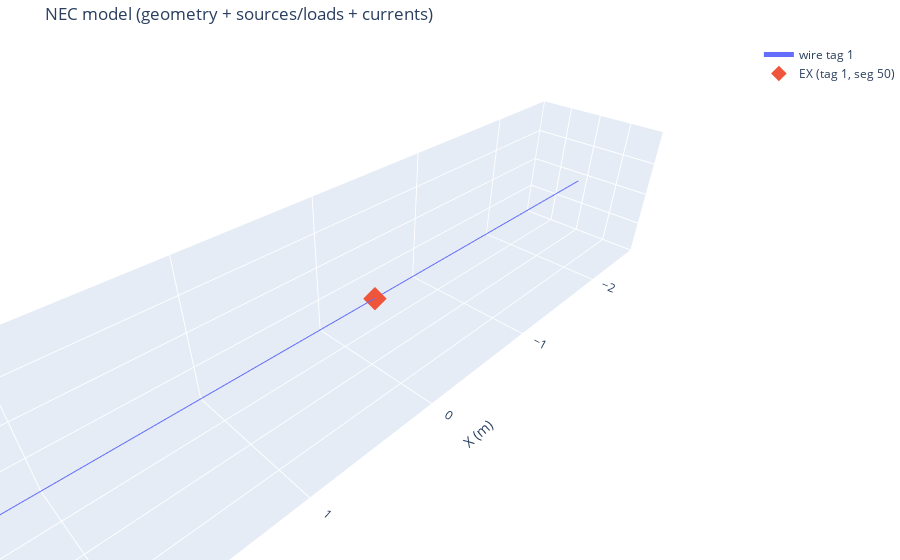

Notebook code for this chart:
### Code cell
plot_nec_model_3d(wires=WIRES, excitations=EXCITATIONS, loads=LOADS, nec=nec)

### Figure 1 — Plotly figure (JSON) as saved in the notebook; plotly's stock layout.template omitted (floating-point values rounded to 4 significant figures)
{"data": [{"hovertemplate": "wire tag: 1<br>segments: 100<br>radius: 0.002 m<br>rdel: 1.0, rrad: 1.0<br>p0: (-2.5,0,10)<br>p1: (2.5,0,10)<br><extra></extra>", "mode": "lines", "name": "wire tag 1", "type": "scatter3d", "x": [-2.5, 2.5], "y": [0, 0], "z": [10, 10]}, {"hovertemplate": "EX type I1: 0<br>wire tag: 1, segment: 50<br>phasor: 1.0+j0<br>|exc|: 1, ∠: 0.00°<br><extra></extra>", "marker": {"size": 6, "symbol": "diamond"}, "mode": "markers", "name": "EX (tag 1, seg 50)", "type": "scatter3d", "x": [-0.025], "y": [0], "z": [10]}], "layout": {"legend": {"itemsizing": "constant"}, "margin": {"b": 0, "l": 0, "r": 0, "t": 40}, "scene": {"aspectmode": "data", "xaxis": {"title": {"text": "X (m)"}}, "yaxis": {"title": {"text": "Y (m)"}}, "zaxis": {"title": {"text": "Z (m)"}}}, "title": {"text": "NEC model (geometry + sources/loads + currents)"}}}
